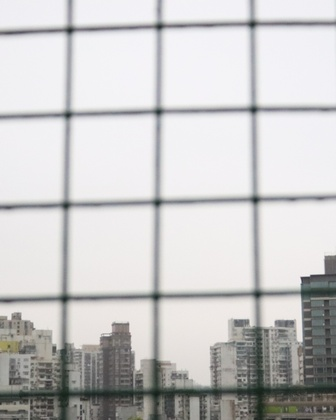
%> input picture object/08.jpg, 336 x 420 px, shrunk from 2697 x 3371 before the run
$ octave demo08.m   (GNU Octave 9; MATLAB toolbox functions it lacks are replaced by stand-ins)
%> lines starting %> are read from the running program, lines starting %| are printed output that depends on the picture; in (x1, y1, x2, y2) boxes, pixels count from 0 and x2, y2 are one past the last pixel; in counts of white or black regions, pixels touching at a corner belong together; the program's own positions count from 1
### component.m
function[ M, counts, s_counts ] = component(mask, connected ,th)
% Extract the connected components of fence according to th
[m,n] = size(mask);

[L,num] = bwlabel(mask,connected);
counts(1:num) = double(1);

for i= 1:m
    for j = 1:n
        if(L(i,j) > 0 )
            counts(1,L(i,j)) = double(counts(1,L(i,j))+1);
        end

    end
end

%sorts counts in descending order.
s_counts = sort(counts , 'descend');

counter = 1;

for i = 1:th
    x = s_counts(i);
    location = find(counts == x);
    [p q] = size(location);

    if(p>1)
        for j = 1:p
            locations(counter , 1) = location(p,1);
            counter = counter + 1;
        end
    else
        locations(counter , 1 ) = location(p,1);
        counter = counter + 1;
    end

    if(counter > th)
        break;
    end

end

M(m,n) = zeros;

for i = 1:th

    z = locations(i , 1);

    for j = 1:m
        for k =1:n

            if( L(j,k) == z)
                M(j,k) = 1;

            end
        end
    end


end

end

### recovering.m
function [ recovered_img ] = recovering(original_image, original_mask, fill_image, mask)

[height,width] = size(mask);
level = floor(log2(min(height, width)));
pyramid_fill_img = cell(1, level);
pyramid_mask = cell(1, level);

flag = 1; %Check for the presence of marked region
count = 0; %Counts the levels

pyramid_fill_img{count+1} = fill_image;
pyramid_mask{count+1} = mask;
count = count+1;

% Downsampling
% Recursive Identification Methods (RIM)
for i=1:level
    if(flag==1)
        [RIM] = shrink(fill_image);
        [mask] = shrink(mask);

% Check for black
        ind = find(mask == 1);
        if ~size(ind)
            flag = 0;
        elseif size(mask, 1) <= 300
            flag = 0;
            [RIM] = inpainting(RIM, RIM, [0 0 0]);
            RIM = uint8(RIM);
        end

        count = count+1;
        pyramid_fill_img{count} = RIM;
        pyramid_mask{count} = mask;
        fill_image = RIM;
        clear rim;
    else
        break;
    end
end
%Matlab・s built-in cellfun function enabled ．isempty・ processing functions.
pyramid_fill_img = pyramid_fill_img(~cellfun('isempty', pyramid_fill_img));
pyramid_mask = pyramid_mask(~cellfun('isempty', pyramid_mask));


% Upsampling
for i=count:-1:2
    img = pyramid_fill_img{i};

    exp = expand(img);

    mask = pyramid_mask{i-1};
    recovered_img = pyramid_fill_img{i-1};
    [x,y] = find(mask==1);
    for j=1:size(x)
        if mask(x(j), y(j))
            recovered_img(x(j), y(j),1) = exp(x(j), y(j),1);
            recovered_img(x(j), y(j),2) = exp(x(j), y(j),2);
            recovered_img(x(j), y(j),3) = exp(x(j), y(j),3);
        end
    end

    pyramid_fill_img{i-1} = recovered_img;
    if i ~= 2
        clear recovered_img im exp mask
    end
end

end

### shrink.m
function [ output_image ] = shrink( image )
% Maximum absolute difference between high-resolution images fitted by downsampling.
[M, N, ~]=size(image);
output_image=image(1:2:M, 1:2:N,:);

end

### inpainting.m
function [inpainted_img,fill_img] = inpainting(original_image,fill_image,fill_color)
%Exemplar-based inpainting
%Refer by http://www.di.unito.it/~farid/Research/defencing.html
[img,fill_img,fill_region] = loadimgs(original_image,fill_image,fill_color);
img = double(img);
ori_img = img;
ind_img = img2ind(img);
mn = [size(img,1) size(img,2)];
source_region = ~fill_region;

%Initialize isophote values
[Ix(:,:,3) ,Iy(:,:,3)] = gradient(img(:,:,3));
[Ix(:,:,2) ,Iy(:,:,2)] = gradient(img(:,:,2));
[Ix(:,:,1) ,Iy(:,:,1)] = gradient(img(:,:,1));
Ix = sum(Ix,3)/(3*255);
Iy = sum(Iy,3)/(3*255);
%Rotation gradient 90 degrees
temp = Ix; Ix = -Iy;
Iy = temp;

%Initialize confidence and data terms
% C - MxN matrix of confidence values accumulated over all iterations.
% D - MxN matrix of data term values accumulated over all iterations.
C = double(source_region);
D = repmat(-.1,mn);
iteration = 1;
% Visualization stuff
if nargout==6
  ori_img(1,1,:) = fill_color;
  iteration = 2;
end

% Loop until the entire filled area is covered
while any(fill_region(:))
  % Find contour & normalized gradients of fill region
  fill_region_D = double(fill_region);
  edge = find(conv2(fill_region_D,[1,1,1;1,-8,1;1,1,1],'same')>0);


  [Jx,Jy] = gradient(double(~fill_region));
  J = [Jx(edge(:)) Jy(edge(:))];
  J = normr(J);
  % handle NaN and Inf
  J(~isfinite(J))=0;

  % Calculate confidence along the fill front
  for K=edge'
    max_pri_patch = getpatch(mn,K);
    L = max_pri_patch(~(fill_region(max_pri_patch)));
    C(K) = sum(C(L))/numel(max_pri_patch);
  end

  % Calculate patch priorities = confidence term * data term
  D(edge) = abs(Ix(edge).*J(:,1)+Iy(edge).*J(:,2)) + 0.001;
  priorities = C(edge).* D(edge);

  % Find patch with maximum priority, max_pri_patch
  [unused,ndx] = max(priorities(:));
  M = edge(ndx(1));
  [max_pri_patch,rows,cols] = getpatch(mn,M);
  fillin = fill_region(max_pri_patch);

  % Find exemplar that minimizes error, min_error
  min_error = bestexemplar(img,img(rows,cols,:),fillin',source_region);

  % Update fill region
  fillin = logical(fillin);
  fill_region(max_pri_patch(fillin)) = false;

  % Propagate confidence & isophote values
  C(max_pri_patch(fillin))  = C(M);
  Ix(max_pri_patch(fillin)) = Ix(min_error(fillin));
  Iy(max_pri_patch(fillin)) = Iy(min_error(fillin));

  % Copy image data from min_error to max_pri_patch
  ind_img(max_pri_patch(fillin)) = ind_img(min_error(fillin));
  img(rows,cols,:) = ind2img(ind_img(rows,cols),ori_img);

  % Visualization stuff
  if nargout==6
    ind2_img = ind_img;
    ind2_img(logical(fill_region)) = 1;
  end
  iteration = iteration+1;
end

inpainted_img=img;

% Scans over the entire image (with a sliding window)
% for the exemplar with the minimizes error
%Call C/C ++ and Fortran MEX function from MATLAB
% [7 lines left out: function bestexemplar, not called in this run]

% Returns the 9x9 color patch centered on the pixel index
% [8 lines left out: function getpatch, not called in this run]

% Convert (row, column) subscript style index to Matlab index style index
% [4 lines left out: function sub2ndx, not called in this run]

%Convert indexed images to RGB images as a color map
% [4 lines left out: function ind2img, not called in this run]

%Use the image itself as a color map to convert RGB images to index images
function ind_img = img2ind(img)
s=size(img);
ind_img=reshape(1:s(1)*s(2),s(1),s(2));

% Load the image and its filled region as marker values to understand which pixels to fill
function [img,fill_img,fill_region] = loadimgs(img,fill_img,fill_color)
fill_region = fill_img(:,:,1)==fill_color(1) & ...
    fill_img(:,:,2)==fill_color(2) & fill_img(:,:,3)==fill_color(3);

### demo08.m
tic;
close all;
clear all;
object_image = imread('demo_image\object\08.JPG');
%> object_image is the input picture: size 420x336x3 uint8; mean R, G, B 201.1, 200.4, 200.4
fence_image = imread('demo_image\fence\08.JPG');
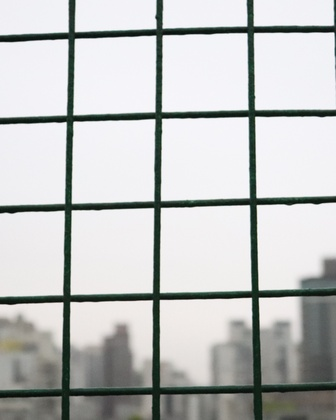
%> input picture fence/08.jpg, 336 x 420 px, shrunk from 2697 x 3371 before the run
%> fence_image is the input picture: size 420x336x3 uint8; mean R, G, B 191.4, 193.1, 192.3
% Setup
fill_image = object_image;
set1 = 5 ;
set2 = 50 ;
% The value of connected is 4 or 8
% Indicating whether to search the area by 4 connected or 8 connected
connected = 8;
% Threshold of connected components
th = 30;
% Structural element objects for operations such as expansion corrosion and opening and closing operations
se = strel('disk',50);

% Gaussian blur
% Returns a rotationally symmetric Gaussian low-pass filter with dimensions of standard deviation
h1 = fspecial('gaussian',set1,set1*2);
h2 = fspecial('gaussian',set1,set2*2);
o_img_gray = rgb2gray(object_image);
f_img_gray = rgb2gray(fence_image);
% Identification fences
o_img_blur = imfilter(o_img_gray , h1, 'symmetric');
f_img_blur = imfilter(f_img_gray , h1, 'symmetric');
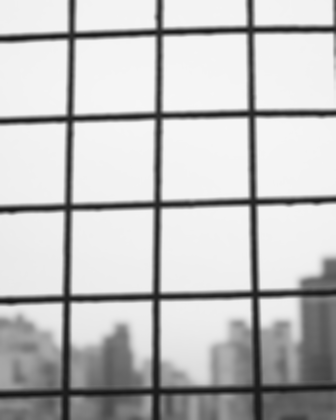
%> f_img_blur: size 420x336 uint8; min 19, max 246, mean 192.5
o_img_sub = imsubtract(o_img_gray,o_img_blur);
f_img_sub = imsubtract(f_img_gray,f_img_blur);
% Extraction fences
f_img_sub_blur = imfilter(f_img_sub , h2, 'symmetric');
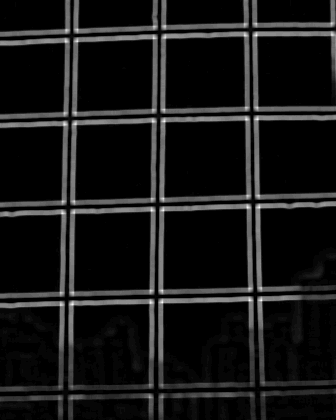
%> f_img_sub_blur: size 420x336 uint8; min 0, max 38, mean 3.3; drawn with min black and max white
o_img_sub_D = double(o_img_sub);
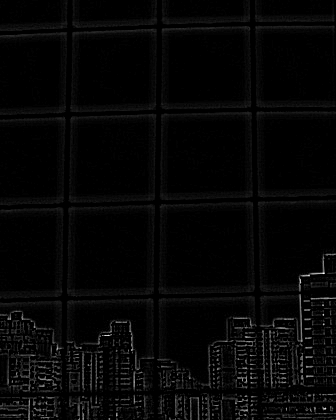
%> o_img_sub_D: size 420x336 double; min 0, max 74, mean 1.8; mean of the top-left, top-right, bottom-left and bottom-right quarters 1.1, 1, 2.5, 2.6; drawn with min black and max white
f_img_sub_blur_D = double(f_img_sub_blur);
[h,w] = size(o_img_sub_D);
%> h = 420; w = 336
[r,c] = size(f_img_sub_blur_D);
%> r = 420; c = 336
sub_img = zeros();

%Into a mask image
for i=1:r
    for j=1:c
        if f_img_sub_blur_D(i, j) > 1
            sub_img(i, j) = 1;
        else
            sub_img(i, j) = 0;
        end
    end
end
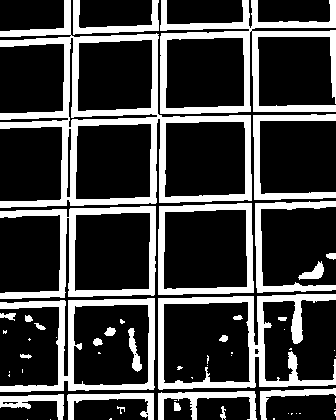
%> sub_img: size 420x336 double; values 0 (black) and 1 (white), 26.1% white; 58 white regions (30 under 20 px), largest, box (x1, y1, x2, y2) and area: (0, 0, 252, 208) 9569, (160, 0, 336, 114) 5558, (158, 294, 336, 390) 4412

% Optimize the raised fence part
% Extract the fence parts
[sub_img_C] = component(sub_img, connected, th);
%> in component, `[L,num] = bwlabel(mask,connected);`:
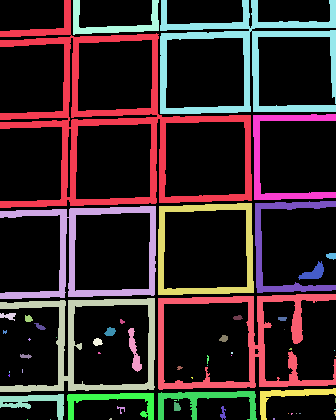
%> L: size 420x336 double; 59 distinct labels, from 0 to 58; one colour per label, 0 black
%> in component, `[L,num] = bwlabel(mask,connected);`: num = 58
%> after the loop in component, `for i= 1:m`: counts = 58 values, max 9570 at index 1, min 2 at index 12, mean 634.8
%> in component, `s_counts = sort(counts , 'descend');`: s_counts = 58 values, max 9570 at index 1, min 2 at index 49, mean 634.8
%> the loop in component, `for i = 1:th` made 30 passes
%> (x, location) on passes 1 to 12: (9570, 1), (5559, 29), (4413, 27), (3440, 2), (3401, 3), (2171, 26), (1507, 42), (1501, 41), (987, 28), (893, 18), (823, 17), (654, 5)
%> after the loop in component, `for i = 1:th`: counter = 31; locations = 30 values, max 53 at index 19, min 1 at index 1, mean 25.23
%> in component, `M(m,n) = zeros;`: M: size 420x336 double; every value is 0
%> the loop in component, `for i = 1:th` made 30 passes
%> z on passes 1 to 12: 1, 29, 27, 2, 3, 26, 42, 41, 28, 18, 17, 5

% Reduced or increased the fence size
%sub_img_thin = imerode(sub_img_C,se);
sub_img_coarse = imdilate(sub_img_C,se);
%> sub_img_coarse: size 420x336 double; every value is 1

%Remove the fence in the original image
img_dil = ones();
img_imd = imdilate(sub_img_coarse, img_dil);

[m n] = size(img_imd);
%> m = 420; n = 336
for i=1:m
    for j=1:n
        if img_imd(i,j)
        fill_image(i,j,1) = 0;
        fill_image(i,j,2) = 0;
        fill_image(i,j,3) = 0;
        end
    end
end
%> fill_image: size 420x336x3 uint8; every value is 0

%Inpainted and restored image
mask = sub_img_coarse;
mask = im2bw(mask, 0.5);
%> mask: size 420x336 logical; every value is 1

recovered_image = recovering(object_image, mask, fill_image, mask);
%> the loop in recovering, `for i=1:level` made 1 pass
%> pass 1, in inpainting, `ind_img = img2ind(img);`:
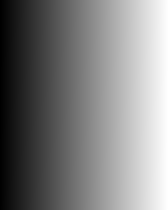
%> ind_img: size 210x168 double; min 1, max 35280, mean 17640.5; drawn with min black and max white
%> the run ends on the next line
